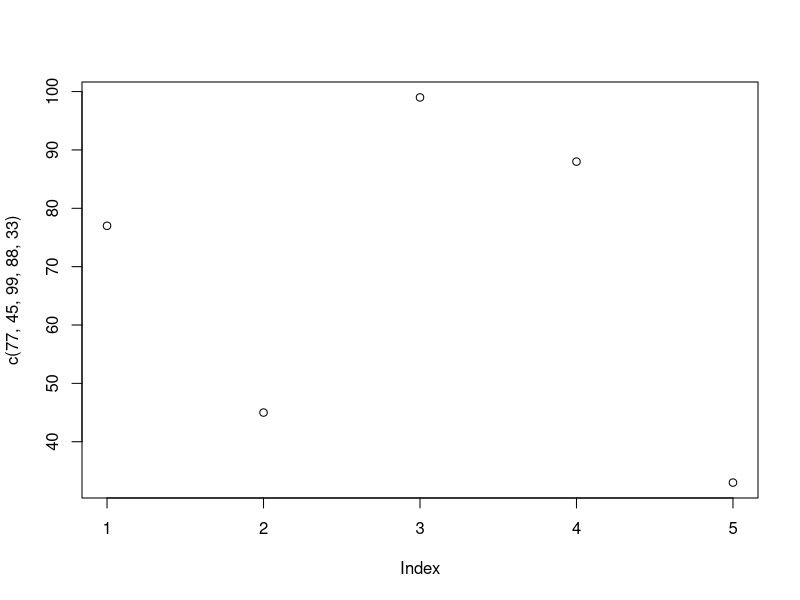

Recreate this plot in R.
## ---- chunk 1
knitr::opts_chunk$set(echo = TRUE)
## ---- chunk 2
47-50; 89+6; 5 * 8; 54/870

cos(96); sin(96); tan(96)
## ---- chunk 3
sd(c(7,81,4,53,82,11,90, na.rm = FALSE)); mean(c(111, 65, 78, 93, 299)); min(c(9, 4, 7, 2)); max(c(9, 7, 2, 5))

plot(c(77, 45, 99, 88, 33))
## ---- chunk 4
#Create Variable "A" with a value of "1"
A <- 1;
#Create Variable "B" with a value of "2"
B <- 2;

#Do mathematical functions with variables "A" & "B" (division, multiplication, addition, subtraction)
A/B; A * B; A + B; A - B;

#Square variables "A" and "B" on two seperate lines
A^2; B^2;
